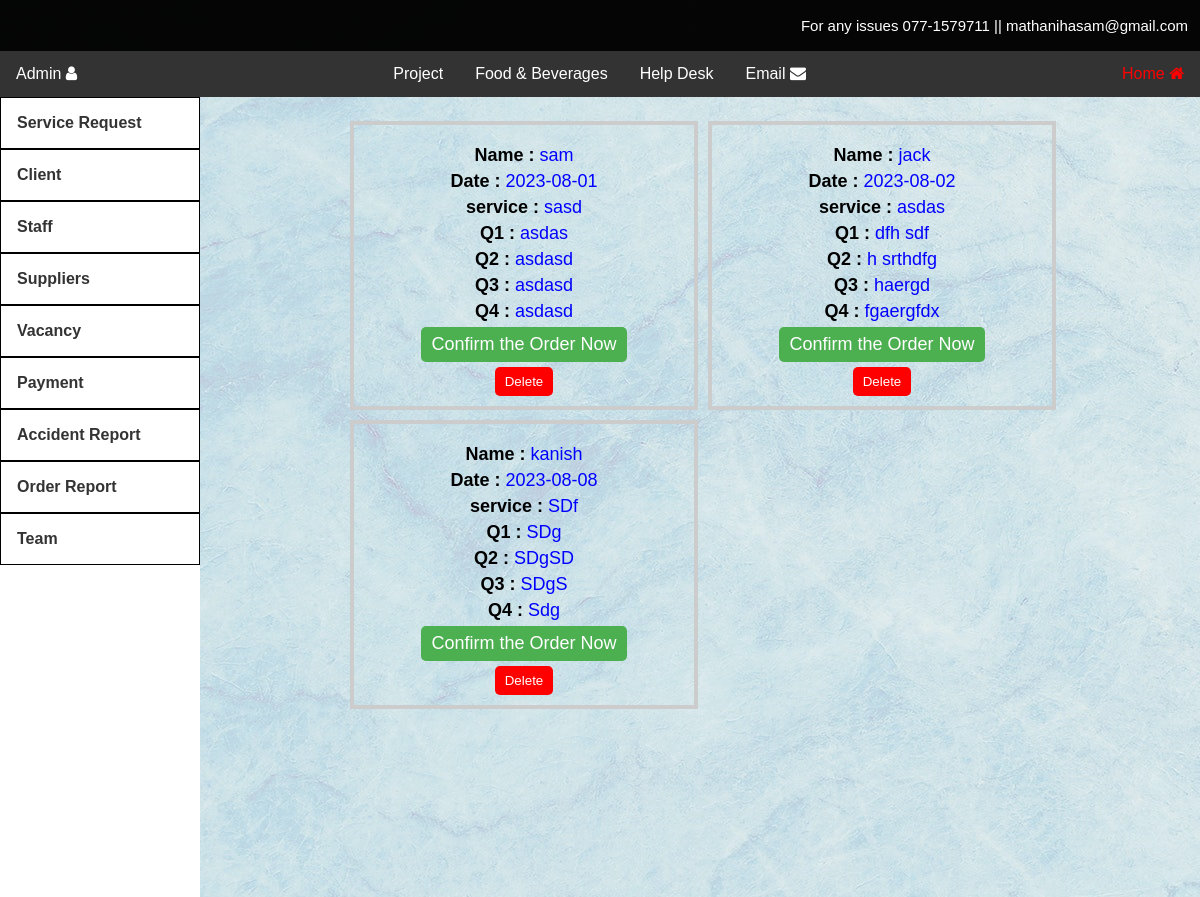
/AdminDashViewServiceRequest.php, run on the app's committed database.
### tables this page shows
CREATE TABLE `service_request` (
  `SerReq_ID` int(50) NOT NULL,
  `name` text NOT NULL,
  `date` date NOT NULL,
  `service` varchar(100) NOT NULL,
  `Q1` varchar(255) NOT NULL,
  `Q2` varchar(255) NOT NULL,
  `Q3` varchar(255) NOT NULL,
  `Q4` varchar(255) NOT NULL
);

### html/AdminDashViewServiceRequest.php (the view, shortened to what this page needs)
<?php
@include 'config.php';
$select = "SELECT * FROM service_request";
$result = mysqli_query($conn, $select);
$service_request = array();
if ($result) {
    while ($row = mysqli_fetch_assoc($result)) {
        $service_request[] = $row;
    }
}
?>
<!DOCTYPE html>
<html>
<head>
  <link rel="stylesheet" href="adminDashStyle.css">
     <link rel="stylesheet" href="https://cdnjs.cloudflare.com/ajax/libs/font-awesome/4.7.0/css/font-awesome.min.css">
</head>
<body >
  <div class="headerContantDetails">
    <p>For any issues  077-1579711 ||  mathanihasam@gmail.com</p>
  </div>
  <div class="topnav">
    <div class="left-nav">
      <div class="dropdown">
        <button class="dropbtn">Admin <i class="fa fa-user fa-1x" aria-hidden="true"></i></button>
      </div>
    </div>
    <div class="center-nav">
      <div class="dropdown">
        <button class="dropbtn">Project</button>
      </div>
      <a href="#">Food & Beverages </a>
      <a href="#">Help Desk</a>
      <a href="#">Email <i class="fa fa-envelope fa-1x" aria-hidden="true"></i></a>
    </div>
    <div class="right-nav">
      <a href="adminDash.html" class="selected">Home <i class="fa fa-home fa-1x" aria-hidden="true"></i></a>
    </div>
  </div>
   <div class="sidenav">
    <a href="AdminDashViewServiceRequest.php" id="box">Service Request</a>
    <div class="main-topic">
      <a onclick="toggleSubnav(this);" href="#" id="box">Client</a>
    </div>
    <div class="main-topic">
      <a onclick="toggleSubnav(this);" href="#" id="box">Staff</a>
    </div>
    <div class="main-topic">
      <a onclick="toggleSubnav(this);" href="#" id="box">Suppliers</a>
    </div>
    <div class="main-topic">
      <a onclick="toggleSubnav(this);" href="#" id="box">Vacancy</a>
    </div>
    <div class="main-topic">
      <a onclick="toggleSubnav(this);" href="#" id="box">Payment</a>
    </div>
    <a href="adminDashAccidentReportViewDelete.php" id="box">Accident Report</a>
    <a href="adminDashOrderReportViewDelete.php" id="box">Order Report</a>
    <div class="main-topic">
      <a onclick="toggleSubnav(this);" href="#" id="box">Team</a>
    </div>
  </div>
  <div class="main" >
    <div class="mainarea">
    <form action="#" method="POST">
          <div class="customer-container">
            <?php foreach ($service_request as $BookingService): ?>
               <div class="customer-box">
                 <div class="customer-details">
                    <p><strong>Name :</strong> <?php echo isset($BookingService['name']) ? $BookingService['name'] : 'N/A'; ?></p>
                    <p><strong >Date :</strong> <?php echo isset($BookingService['date']) ? $BookingService['date'] : 'N/A'; ?></p>
                    <p><strong >service :</strong> <?php echo isset($BookingService['service']) ? $BookingService['service'] : 'N/A'; ?></p>
                    <p><strong >Q1 :</strong> <?php echo isset($BookingService['Q1']) ? $BookingService['Q1'] : 'N/A'; ?></p>
                    <p><strong >Q2 :</strong> <?php echo isset($BookingService['Q2']) ? $BookingService['Q2'] : 'N/A'; ?></p>
                    <p><strong >Q3 :</strong> <?php echo isset($BookingService['Q3']) ? $BookingService['Q3'] : 'N/A'; ?></p>
                    <p><strong >Q4 :</strong> <?php echo isset($BookingService['Q4']) ? $BookingService['Q4'] : 'N/A'; ?></p>
                    <a href="CareersVacancyRequest.php" type="button" class="button-2d" onclick="openModal('modal1')"> Confirm the Order Now</a><br>
                    <button class="button-2d" type="submit" name="delete_service_request" value="<?php echo $BookingService['SerReq_ID']; ?>" style="background-color: red; color: white;">Delete</button>
                  </div>
               </div>
            <?php endforeach; ?>
          </div>
        </form>
    </div>
  </div>
</body>
</html>

### html/adminDashStyle.css (style rules this page uses)
body { background-image: url(./images/ClientdashBg.jpg);; font-family: Arial, sans-serif; margin: 0; padding: 0; }
.headerContantDetails { background-color: #000000f9; padding: 2px; }
.headerContantDetails p { color: #ffffff; font-size: 15px; text-align: right; cursor: pointer; margin-right: 10px; }
.topnav { background-color: #333; color: #ffffff; overflow: hidden; display: flex; justify-content: space-between; }
.topnav .left-nav, .topnav .center-nav, .topnav .right-nav { display: flex; }
.topnav a { color: #fff; text-align: center; padding: 14px 16px; text-decoration: none; }
.topnav .dropdown { overflow: hidden; }
.topnav .dropdown .dropbtn { font-size: 16px; border: none; outline: none; color: #fff; padding: 14px 16px; background-color: inherit; font-family: inherit; margin: 0; }
#box { border: 1.5px solid rgb(0, 0, 0); }
.sidenav { background-color: #ffffff; float: left; font-weight: bold; width: 200px; height: 100vh; }
.sidenav a { display: block; padding: 16px; text-decoration: none; color: #333; }
a.selected { color: rgb(255, 0, 0); }

### html/AdminDashViewServiceRequest.php (style rules this page uses)
.customer-container { margin-top:2%; margin-left:350px; display: flex; flex-wrap: wrap; gap: 10px; color: blue; font-size: 18px; text-align:left; }
.customer-box { border: 4px solid #ccc; padding: 10px; width: calc(40% - 20px); }
.customer-details { margin-top: 10px; text-align: center; }
.customer-details p { margin: 5px 0; }
.customer-details strong { color: Black; }
.customer-details .button-2d { display: inline-block; padding: 7px 10px; background-color: #4CAF50; color: white; text-align: center; text-decoration: none; border: none; border-radius: 5px; transition: all 0.3s ease; position: relative; overflow: hidden; }
.customer-details .button-2d::before { content: ''; position: absolute; top: 0; left: -100%; width: 100%; height: 100%; background: rgba(255, 255, 255, 0.15); transform: skewX(-45deg); transition: all 0.3s ease; z-index: -1; }

### data on the page
service_request: name "sam", date "2023-08-01", service "sasd", Q1 "asdas", Q2 "asdasd", Q3 "asdasd", Q4 "asdasd", $BookingService['SerReq_ID'] 1 (drawn)
service_request: name "jack", date "2023-08-02", service "asdas", Q1 "dfh sdf", Q2 "h srthdfg", Q3 "haergd", Q4 "fgaergfdx", $BookingService['SerReq_ID'] 5 (drawn)
service_request: name "kanish", date "2023-08-08", service "SDf", Q1 "SDg", Q2 "SDgSD", Q3 "SDgS", Q4 "Sdg", $BookingService['SerReq_ID'] 6 (drawn)
